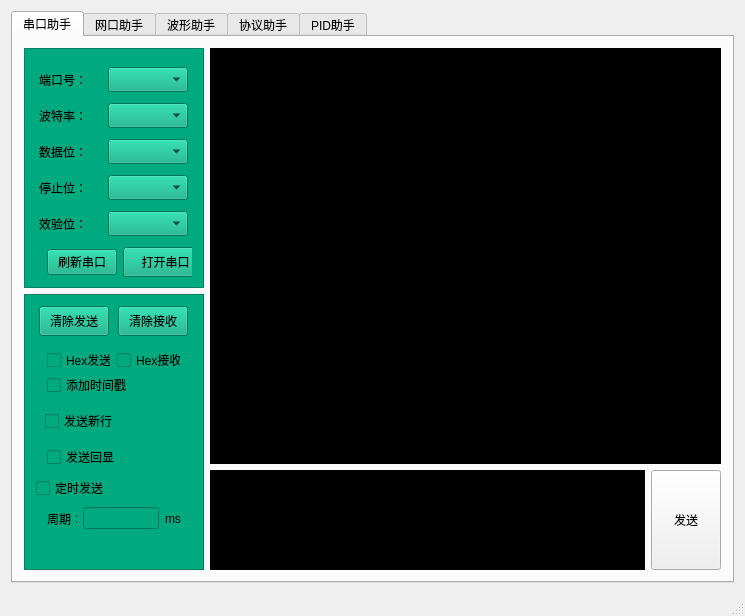
<?xml version="1.0" encoding="UTF-8"?>
<ui version="4.0">
 <class>MainWindow</class>
 <widget class="QMainWindow" name="MainWindow">
  <property name="geometry">
   <rect>
    <x>0</x>
    <y>0</y>
    <width>745</width>
    <height>616</height>
   </rect>
  </property>
  <property name="windowTitle">
   <string>MainWindow</string>
  </property>
  <widget class="QWidget" name="centralWidget">
   <layout class="QGridLayout" name="gridLayout">
    <item row="0" column="0">
     <widget class="QTabWidget" name="tabWidget">
      <property name="styleSheet">
       <string notr="true">font: 14pt &quot;仿宋&quot;;</string>
      </property>
      <property name="tabPosition">
       <enum>QTabWidget::North</enum>
      </property>
      <property name="tabShape">
       <enum>QTabWidget::Rounded</enum>
      </property>
      <property name="currentIndex">
       <number>0</number>
      </property>
      <property name="elideMode">
       <enum>Qt::ElideLeft</enum>
      </property>
      <widget class="QWidget" name="tab">
       <attribute name="title">
        <string>串口助手</string>
       </attribute>
       <layout class="QGridLayout" name="gridLayout_2">
        <item row="0" column="0">
         <widget class="QFrame" name="frame">
          <property name="minimumSize">
           <size>
            <width>180</width>
            <height>240</height>
           </size>
          </property>
          <property name="maximumSize">
           <size>
            <width>180</width>
            <height>240</height>
           </size>
          </property>
          <property name="palette">
           <palette>
            <active>
             <colorrole role="Button">
              <brush brushstyle="SolidPattern">
               <color alpha="255">
                <red>0</red>
                <green>170</green>
                <blue>127</blue>
               </color>
              </brush>
             </colorrole>
             <colorrole role="Base">
              <brush brushstyle="SolidPattern">
               <color alpha="255">
                <red>0</red>
                <green>170</green>
                <blue>127</blue>
               </color>
              </brush>
             </colorrole>
             <colorrole role="Window">
              <brush brushstyle="SolidPattern">
               <color alpha="255">
                <red>0</red>
                <green>170</green>
                <blue>127</blue>
               </color>
              </brush>
             </colorrole>
            </active>
            <inactive>
             <colorrole role="Button">
              <brush brushstyle="SolidPattern">
               <color alpha="255">
                <red>0</red>
                <green>170</green>
                <blue>127</blue>
               </color>
              </brush>
             </colorrole>
             <colorrole role="Base">
              <brush brushstyle="SolidPattern">
               <color alpha="255">
                <red>0</red>
                <green>170</green>
                <blue>127</blue>
               </color>
              </brush>
             </colorrole>
             <colorrole role="Window">
              <brush brushstyle="SolidPattern">
               <color alpha="255">
                <red>0</red>
                <green>170</green>
                <blue>127</blue>
               </color>
              </brush>
             </colorrole>
            </inactive>
            <disabled>
             <colorrole role="Button">
              <brush brushstyle="SolidPattern">
               <color alpha="255">
                <red>0</red>
                <green>170</green>
                <blue>127</blue>
               </color>
              </brush>
             </colorrole>
             <colorrole role="Base">
              <brush brushstyle="SolidPattern">
               <color alpha="255">
                <red>0</red>
                <green>170</green>
                <blue>127</blue>
               </color>
              </brush>
             </colorrole>
             <colorrole role="Window">
              <brush brushstyle="SolidPattern">
               <color alpha="255">
                <red>0</red>
                <green>170</green>
                <blue>127</blue>
               </color>
              </brush>
             </colorrole>
            </disabled>
           </palette>
          </property>
          <property name="styleSheet">
           <string notr="true">background-color: rgb(0, 170, 127);
font: 10pt &quot;仿宋&quot;;</string>
          </property>
          <property name="frameShape">
           <enum>QFrame::StyledPanel</enum>
          </property>
          <property name="frameShadow">
           <enum>QFrame::Raised</enum>
          </property>
          <layout class="QVBoxLayout" name="verticalLayout">
           <item>
            <widget class="QWidget" name="widget_7" native="true">
             <property name="minimumSize">
              <size>
               <width>0</width>
               <height>30</height>
              </size>
             </property>
             <property name="maximumSize">
              <size>
               <width>16777215</width>
               <height>20</height>
              </size>
             </property>
             <layout class="QGridLayout" name="gridLayout_6">
              <property name="leftMargin">
               <number>0</number>
              </property>
              <property name="topMargin">
               <number>0</number>
              </property>
              <property name="rightMargin">
               <number>0</number>
              </property>
              <property name="bottomMargin">
               <number>0</number>
              </property>
              <item row="0" column="0">
               <widget class="QLabel" name="label">
                <property name="minimumSize">
                 <size>
                  <width>60</width>
                  <height>20</height>
                 </size>
                </property>
                <property name="maximumSize">
                 <size>
                  <width>60</width>
                  <height>16777215</height>
                 </size>
                </property>
                <property name="text">
                 <string>端口号：</string>
                </property>
               </widget>
              </item>
              <item row="0" column="1">
               <widget class="QComboBox" name="comboBox_Port">
                <property name="minimumSize">
                 <size>
                  <width>80</width>
                  <height>25</height>
                 </size>
                </property>
                <property name="maximumSize">
                 <size>
                  <width>80</width>
                  <height>16777215</height>
                 </size>
                </property>
               </widget>
              </item>
             </layout>
            </widget>
           </item>
           <item>
            <widget class="QWidget" name="widget_11" native="true">
             <property name="minimumSize">
              <size>
               <width>0</width>
               <height>30</height>
              </size>
             </property>
             <property name="maximumSize">
              <size>
               <width>16777215</width>
               <height>20</height>
              </size>
             </property>
             <layout class="QHBoxLayout" name="horizontalLayout_10">
              <property name="leftMargin">
               <number>0</number>
              </property>
              <property name="topMargin">
               <number>0</number>
              </property>
              <property name="rightMargin">
               <number>0</number>
              </property>
              <property name="bottomMargin">
               <number>0</number>
              </property>
              <item>
               <widget class="QLabel" name="label_2">
                <property name="minimumSize">
                 <size>
                  <width>0</width>
                  <height>20</height>
                 </size>
                </property>
                <property name="maximumSize">
                 <size>
                  <width>60</width>
                  <height>16777215</height>
                 </size>
                </property>
                <property name="text">
                 <string>波特率：</string>
                </property>
               </widget>
              </item>
              <item>
               <widget class="QComboBox" name="comboBox_Baud">
                <property name="minimumSize">
                 <size>
                  <width>80</width>
                  <height>25</height>
                 </size>
                </property>
                <property name="maximumSize">
                 <size>
                  <width>80</width>
                  <height>16777215</height>
                 </size>
                </property>
               </widget>
              </item>
             </layout>
            </widget>
           </item>
           <item>
            <widget class="QWidget" name="widget_12" native="true">
             <property name="minimumSize">
              <size>
               <width>0</width>
               <height>30</height>
              </size>
             </property>
             <property name="maximumSize">
              <size>
               <width>16777215</width>
               <height>20</height>
              </size>
             </property>
             <layout class="QHBoxLayout" name="horizontalLayout_11">
              <property name="leftMargin">
               <number>0</number>
              </property>
              <property name="topMargin">
               <number>0</number>
              </property>
              <property name="rightMargin">
               <number>0</number>
              </property>
              <property name="bottomMargin">
               <number>0</number>
              </property>
              <item>
               <widget class="QLabel" name="label_3">
                <property name="minimumSize">
                 <size>
                  <width>0</width>
                  <height>20</height>
                 </size>
                </property>
                <property name="maximumSize">
                 <size>
                  <width>60</width>
                  <height>16777215</height>
                 </size>
                </property>
                <property name="text">
                 <string>数据位：</string>
                </property>
               </widget>
              </item>
              <item>
               <widget class="QComboBox" name="comboBox_DataBit">
                <property name="minimumSize">
                 <size>
                  <width>80</width>
                  <height>25</height>
                 </size>
                </property>
                <property name="maximumSize">
                 <size>
                  <width>80</width>
                  <height>16777215</height>
                 </size>
                </property>
               </widget>
              </item>
             </layout>
            </widget>
           </item>
           <item>
            <widget class="QWidget" name="widget_13" native="true">
             <property name="minimumSize">
              <size>
               <width>0</width>
               <height>30</height>
              </size>
             </property>
             <property name="maximumSize">
              <size>
               <width>16777215</width>
               <height>20</height>
              </size>
             </property>
             <layout class="QHBoxLayout" name="horizontalLayout_12">
              <property name="leftMargin">
               <number>0</number>
              </property>
              <property name="topMargin">
               <number>0</number>
              </property>
              <property name="rightMargin">
               <number>0</number>
              </property>
              <property name="bottomMargin">
               <number>0</number>
              </property>
              <item>
               <widget class="QLabel" name="label_4">
                <property name="minimumSize">
                 <size>
                  <width>60</width>
                  <height>20</height>
                 </size>
                </property>
                <property name="maximumSize">
                 <size>
                  <width>60</width>
                  <height>16777215</height>
                 </size>
                </property>
                <property name="text">
                 <string>停止位：</string>
                </property>
               </widget>
              </item>
              <item>
               <widget class="QComboBox" name="comboBox_StopBit">
                <property name="minimumSize">
                 <size>
                  <width>80</width>
                  <height>25</height>
                 </size>
                </property>
                <property name="maximumSize">
                 <size>
                  <width>80</width>
                  <height>16777215</height>
                 </size>
                </property>
               </widget>
              </item>
             </layout>
            </widget>
           </item>
           <item>
            <widget class="QWidget" name="widget_14" native="true">
             <property name="minimumSize">
              <size>
               <width>0</width>
               <height>30</height>
              </size>
             </property>
             <property name="maximumSize">
              <size>
               <width>16777215</width>
               <height>20</height>
              </size>
             </property>
             <layout class="QHBoxLayout" name="horizontalLayout_13">
              <property name="leftMargin">
               <number>0</number>
              </property>
              <property name="topMargin">
               <number>0</number>
              </property>
              <property name="rightMargin">
               <number>0</number>
              </property>
              <property name="bottomMargin">
               <number>0</number>
              </property>
              <item>
               <widget class="QLabel" name="label_5">
                <property name="minimumSize">
                 <size>
                  <width>60</width>
                  <height>20</height>
                 </size>
                </property>
                <property name="maximumSize">
                 <size>
                  <width>60</width>
                  <height>16777215</height>
                 </size>
                </property>
                <property name="text">
                 <string>效验位：</string>
                </property>
               </widget>
              </item>
              <item>
               <widget class="QComboBox" name="comboBox_CheckBit">
                <property name="minimumSize">
                 <size>
                  <width>80</width>
                  <height>25</height>
                 </size>
                </property>
                <property name="maximumSize">
                 <size>
                  <width>80</width>
                  <height>16777215</height>
                 </size>
                </property>
               </widget>
              </item>
             </layout>
            </widget>
           </item>
           <item>
            <widget class="QWidget" name="widget_23" native="true">
             <property name="minimumSize">
              <size>
               <width>0</width>
               <height>35</height>
              </size>
             </property>
             <property name="maximumSize">
              <size>
               <width>16777215</width>
               <height>25</height>
              </size>
             </property>
             <layout class="QHBoxLayout" name="horizontalLayout_23">
              <property name="topMargin">
               <number>0</number>
              </property>
              <property name="rightMargin">
               <number>0</number>
              </property>
              <property name="bottomMargin">
               <number>0</number>
              </property>
              <item>
               <widget class="QPushButton" name="pushButton_FlushPort">
                <property name="text">
                 <string>刷新串口</string>
                </property>
               </widget>
              </item>
              <item>
               <widget class="QPushButton" name="pushButton_Open">
                <property name="minimumSize">
                 <size>
                  <width>85</width>
                  <height>30</height>
                 </size>
                </property>
                <property name="maximumSize">
                 <size>
                  <width>85</width>
                  <height>16777215</height>
                 </size>
                </property>
                <property name="text">
                 <string>打开串口</string>
                </property>
               </widget>
              </item>
             </layout>
            </widget>
           </item>
           <item>
            <spacer name="verticalSpacer">
             <property name="orientation">
              <enum>Qt::Vertical</enum>
             </property>
             <property name="sizeHint" stdset="0">
              <size>
               <width>20</width>
               <height>40</height>
              </size>
             </property>
            </spacer>
           </item>
          </layout>
         </widget>
        </item>
        <item row="2" column="1">
         <widget class="QWidget" name="widget_3" native="true">
          <property name="maximumSize">
           <size>
            <width>16777215</width>
            <height>100</height>
           </size>
          </property>
          <layout class="QHBoxLayout" name="horizontalLayout_5">
           <property name="leftMargin">
            <number>0</number>
           </property>
           <property name="topMargin">
            <number>0</number>
           </property>
           <property name="rightMargin">
            <number>0</number>
           </property>
           <property name="bottomMargin">
            <number>0</number>
           </property>
           <item>
            <widget class="QTextEdit" name="textEdit_Send">
             <property name="maximumSize">
              <size>
               <width>16777215</width>
               <height>50000</height>
              </size>
             </property>
             <property name="styleSheet">
              <string notr="true">font: 10pt &quot;仿宋&quot;;
color: rgb(255, 255, 255);
background-color: rgb(0, 0, 0);</string>
             </property>
            </widget>
           </item>
           <item>
            <widget class="QPushButton" name="pushButton_Send">
             <property name="minimumSize">
              <size>
               <width>70</width>
               <height>100</height>
              </size>
             </property>
             <property name="maximumSize">
              <size>
               <width>70</width>
               <height>100</height>
              </size>
             </property>
             <property name="text">
              <string>发送</string>
             </property>
            </widget>
           </item>
          </layout>
         </widget>
        </item>
        <item row="0" column="1" rowspan="2">
         <widget class="QTextEdit" name="textEdit_Recv">
          <property name="styleSheet">
           <string notr="true">font: 10pt &quot;仿宋&quot;;
color: rgb(255, 255, 255);
background-color: rgb(0, 0, 0);</string>
          </property>
          <property name="lineWrapMode">
           <enum>QTextEdit::WidgetWidth</enum>
          </property>
          <property name="lineWrapColumnOrWidth">
           <number>0</number>
          </property>
         </widget>
        </item>
        <item row="1" column="0" rowspan="2">
         <widget class="QFrame" name="frame_2">
          <property name="minimumSize">
           <size>
            <width>180</width>
            <height>0</height>
           </size>
          </property>
          <property name="maximumSize">
           <size>
            <width>180</width>
            <height>16777215</height>
           </size>
          </property>
          <property name="styleSheet">
           <string notr="true">background-color: rgb(0, 170, 127);
font: 10pt &quot;仿宋&quot;;</string>
          </property>
          <property name="frameShape">
           <enum>QFrame::StyledPanel</enum>
          </property>
          <property name="frameShadow">
           <enum>QFrame::Raised</enum>
          </property>
          <layout class="QVBoxLayout" name="verticalLayout_5">
           <item>
            <widget class="QWidget" name="widget_15" native="true">
             <property name="minimumSize">
              <size>
               <width>0</width>
               <height>30</height>
              </size>
             </property>
             <property name="maximumSize">
              <size>
               <width>16777215</width>
               <height>30</height>
              </size>
             </property>
             <layout class="QHBoxLayout" name="horizontalLayout_14">
              <property name="leftMargin">
               <number>0</number>
              </property>
              <property name="topMargin">
               <number>0</number>
              </property>
              <property name="rightMargin">
               <number>0</number>
              </property>
              <property name="bottomMargin">
               <number>0</number>
              </property>
              <item>
               <widget class="QPushButton" name="pushButton_2">
                <property name="minimumSize">
                 <size>
                  <width>60</width>
                  <height>30</height>
                 </size>
                </property>
                <property name="maximumSize">
                 <size>
                  <width>70</width>
                  <height>30</height>
                 </size>
                </property>
                <property name="text">
                 <string>清除发送</string>
                </property>
               </widget>
              </item>
              <item>
               <widget class="QPushButton" name="pushButton_ClearRecv">
                <property name="minimumSize">
                 <size>
                  <width>60</width>
                  <height>30</height>
                 </size>
                </property>
                <property name="maximumSize">
                 <size>
                  <width>70</width>
                  <height>30</height>
                 </size>
                </property>
                <property name="text">
                 <string>清除接收</string>
                </property>
               </widget>
              </item>
             </layout>
            </widget>
           </item>
           <item>
            <widget class="QWidget" name="widget_4" native="true">
             <property name="minimumSize">
              <size>
               <width>0</width>
               <height>25</height>
              </size>
             </property>
             <layout class="QHBoxLayout" name="horizontalLayout_2">
              <property name="bottomMargin">
               <number>0</number>
              </property>
              <item>
               <widget class="QCheckBox" name="checkBox_HexSend">
                <property name="text">
                 <string>Hex发送</string>
                </property>
               </widget>
              </item>
              <item>
               <widget class="QCheckBox" name="checkBox_HexRecv">
                <property name="text">
                 <string>Hex接收</string>
                </property>
               </widget>
              </item>
             </layout>
            </widget>
           </item>
           <item>
            <widget class="QWidget" name="widget_6" native="true">
             <property name="minimumSize">
              <size>
               <width>0</width>
               <height>25</height>
              </size>
             </property>
             <layout class="QHBoxLayout" name="horizontalLayout_4">
              <property name="topMargin">
               <number>0</number>
              </property>
              <property name="bottomMargin">
               <number>0</number>
              </property>
              <item>
               <widget class="QCheckBox" name="checkBox_EnableTime">
                <property name="text">
                 <string>添加时间戳</string>
                </property>
               </widget>
              </item>
             </layout>
            </widget>
           </item>
           <item>
            <widget class="QWidget" name="widget_22" native="true">
             <property name="minimumSize">
              <size>
               <width>0</width>
               <height>35</height>
              </size>
             </property>
             <property name="maximumSize">
              <size>
               <width>16777215</width>
               <height>35</height>
              </size>
             </property>
             <layout class="QHBoxLayout" name="horizontalLayout_22">
              <property name="leftMargin">
               <number>9</number>
              </property>
              <property name="topMargin">
               <number>0</number>
              </property>
              <property name="rightMargin">
               <number>9</number>
              </property>
              <property name="bottomMargin">
               <number>0</number>
              </property>
              <item>
               <widget class="QCheckBox" name="checkBox_SendRN">
                <property name="text">
                 <string>发送新行</string>
                </property>
               </widget>
              </item>
             </layout>
            </widget>
           </item>
           <item>
            <widget class="QWidget" name="widget_10" native="true">
             <property name="minimumSize">
              <size>
               <width>0</width>
               <height>25</height>
              </size>
             </property>
             <layout class="QHBoxLayout" name="horizontalLayout_8">
              <property name="topMargin">
               <number>0</number>
              </property>
              <property name="bottomMargin">
               <number>0</number>
              </property>
              <item>
               <widget class="QCheckBox" name="checkBox_SendDisplay">
                <property name="text">
                 <string>发送回显</string>
                </property>
               </widget>
              </item>
             </layout>
            </widget>
           </item>
           <item>
            <widget class="QCheckBox" name="checkBox">
             <property name="text">
              <string>定时发送</string>
             </property>
            </widget>
           </item>
           <item>
            <widget class="QWidget" name="widget_16" native="true">
             <property name="minimumSize">
              <size>
               <width>0</width>
               <height>25</height>
              </size>
             </property>
             <layout class="QHBoxLayout" name="horizontalLayout_15">
              <property name="topMargin">
               <number>0</number>
              </property>
              <property name="bottomMargin">
               <number>0</number>
              </property>
              <item>
               <widget class="QLabel" name="label_13">
                <property name="minimumSize">
                 <size>
                  <width>30</width>
                  <height>0</height>
                 </size>
                </property>
                <property name="text">
                 <string>周期：</string>
                </property>
               </widget>
              </item>
              <item>
               <widget class="QLineEdit" name="lineEdit_STime">
                <property name="minimumSize">
                 <size>
                  <width>70</width>
                  <height>0</height>
                 </size>
                </property>
               </widget>
              </item>
              <item>
               <widget class="QLabel" name="label_14">
                <property name="text">
                 <string>ms</string>
                </property>
               </widget>
              </item>
             </layout>
            </widget>
           </item>
           <item>
            <spacer name="verticalSpacer_2">
             <property name="orientation">
              <enum>Qt::Vertical</enum>
             </property>
             <property name="sizeHint" stdset="0">
              <size>
               <width>20</width>
               <height>40</height>
              </size>
             </property>
            </spacer>
           </item>
          </layout>
         </widget>
        </item>
       </layout>
       <zorder>frame_2</zorder>
       <zorder>textEdit_Recv</zorder>
       <zorder>widget_3</zorder>
       <zorder>frame</zorder>
      </widget>
      <widget class="QWidget" name="widget">
       <attribute name="title">
        <string>网口助手</string>
       </attribute>
       <layout class="QGridLayout" name="gridLayout_4">
        <item row="0" column="0">
         <widget class="QFrame" name="frame_3">
          <property name="minimumSize">
           <size>
            <width>140</width>
            <height>0</height>
           </size>
          </property>
          <property name="maximumSize">
           <size>
            <width>140</width>
            <height>16777215</height>
           </size>
          </property>
          <property name="styleSheet">
           <string notr="true">font: 10pt &quot;仿宋&quot;;
background-color: rgb(0, 170, 127);</string>
          </property>
          <property name="frameShape">
           <enum>QFrame::StyledPanel</enum>
          </property>
          <property name="frameShadow">
           <enum>QFrame::Raised</enum>
          </property>
          <layout class="QVBoxLayout" name="verticalLayout_2">
           <item>
            <widget class="QLabel" name="label_8">
             <property name="text">
              <string>协议类型：</string>
             </property>
            </widget>
           </item>
           <item>
            <widget class="QComboBox" name="comboBox_StackType">
             <property name="minimumSize">
              <size>
               <width>0</width>
               <height>20</height>
              </size>
             </property>
            </widget>
           </item>
           <item>
            <widget class="QLabel" name="label_9">
             <property name="text">
              <string>本地IP：</string>
             </property>
            </widget>
           </item>
           <item>
            <widget class="QLineEdit" name="lineEdit_NetIP">
             <property name="minimumSize">
              <size>
               <width>0</width>
               <height>20</height>
              </size>
             </property>
            </widget>
           </item>
           <item>
            <widget class="QLabel" name="label_10">
             <property name="text">
              <string>本地端口号：</string>
             </property>
            </widget>
           </item>
           <item>
            <widget class="QLineEdit" name="lineEdit_NetPort">
             <property name="minimumSize">
              <size>
               <width>0</width>
               <height>20</height>
              </size>
             </property>
            </widget>
           </item>
           <item>
            <widget class="QPushButton" name="pushButton_3">
             <property name="minimumSize">
              <size>
               <width>0</width>
               <height>30</height>
              </size>
             </property>
             <property name="text">
              <string>连接</string>
             </property>
            </widget>
           </item>
           <item>
            <spacer name="verticalSpacer_4">
             <property name="orientation">
              <enum>Qt::Vertical</enum>
             </property>
             <property name="sizeHint" stdset="0">
              <size>
               <width>20</width>
               <height>40</height>
              </size>
             </property>
            </spacer>
           </item>
          </layout>
         </widget>
        </item>
        <item row="0" column="1" rowspan="2">
         <widget class="QTextEdit" name="textEdit">
          <property name="styleSheet">
           <string notr="true">font: 10pt &quot;仿宋&quot;;
color: rgb(255, 255, 255);
background-color: rgb(0, 0, 0);</string>
          </property>
         </widget>
        </item>
        <item row="1" column="0" rowspan="2">
         <widget class="QFrame" name="frame_4">
          <property name="minimumSize">
           <size>
            <width>140</width>
            <height>0</height>
           </size>
          </property>
          <property name="maximumSize">
           <size>
            <width>140</width>
            <height>16777215</height>
           </size>
          </property>
          <property name="styleSheet">
           <string notr="true">font: 10pt &quot;仿宋&quot;;
background-color: rgb(0, 170, 127);</string>
          </property>
          <property name="frameShape">
           <enum>QFrame::StyledPanel</enum>
          </property>
          <property name="frameShadow">
           <enum>QFrame::Raised</enum>
          </property>
          <layout class="QVBoxLayout" name="verticalLayout_3">
           <item>
            <widget class="QWidget" name="widget_2" native="true">
             <property name="minimumSize">
              <size>
               <width>0</width>
               <height>30</height>
              </size>
             </property>
             <property name="maximumSize">
              <size>
               <width>16777215</width>
               <height>30</height>
              </size>
             </property>
             <layout class="QHBoxLayout" name="horizontalLayout_3">
              <property name="leftMargin">
               <number>0</number>
              </property>
              <property name="topMargin">
               <number>0</number>
              </property>
              <property name="rightMargin">
               <number>0</number>
              </property>
              <property name="bottomMargin">
               <number>0</number>
              </property>
              <item>
               <widget class="QPushButton" name="pushButton_10">
                <property name="minimumSize">
                 <size>
                  <width>0</width>
                  <height>20</height>
                 </size>
                </property>
                <property name="text">
                 <string>清发送</string>
                </property>
               </widget>
              </item>
              <item>
               <widget class="QPushButton" name="pushButton_5">
                <property name="minimumSize">
                 <size>
                  <width>0</width>
                  <height>20</height>
                 </size>
                </property>
                <property name="text">
                 <string>清接收</string>
                </property>
               </widget>
              </item>
             </layout>
            </widget>
           </item>
           <item>
            <widget class="QCheckBox" name="checkBox_2">
             <property name="minimumSize">
              <size>
               <width>0</width>
               <height>30</height>
              </size>
             </property>
             <property name="text">
              <string>添加时间戳</string>
             </property>
            </widget>
           </item>
           <item>
            <widget class="QCheckBox" name="checkBox_3">
             <property name="minimumSize">
              <size>
               <width>0</width>
               <height>30</height>
              </size>
             </property>
             <property name="text">
              <string>Hex显示</string>
             </property>
            </widget>
           </item>
           <item>
            <widget class="QCheckBox" name="checkBox_5">
             <property name="minimumSize">
              <size>
               <width>0</width>
               <height>30</height>
              </size>
             </property>
             <property name="text">
              <string>Hex发送</string>
             </property>
            </widget>
           </item>
           <item>
            <widget class="QCheckBox" name="checkBox_6">
             <property name="minimumSize">
              <size>
               <width>0</width>
               <height>30</height>
              </size>
             </property>
             <property name="text">
              <string>定时发送</string>
             </property>
            </widget>
           </item>
           <item>
            <widget class="QWidget" name="widget_5" native="true">
             <property name="minimumSize">
              <size>
               <width>0</width>
               <height>30</height>
              </size>
             </property>
             <property name="maximumSize">
              <size>
               <width>16777215</width>
               <height>30</height>
              </size>
             </property>
             <layout class="QHBoxLayout" name="horizontalLayout_6">
              <property name="leftMargin">
               <number>0</number>
              </property>
              <property name="topMargin">
               <number>0</number>
              </property>
              <property name="rightMargin">
               <number>0</number>
              </property>
              <property name="bottomMargin">
               <number>0</number>
              </property>
              <item>
               <widget class="QLabel" name="label_11">
                <property name="text">
                 <string>周期：</string>
                </property>
               </widget>
              </item>
              <item>
               <widget class="QLineEdit" name="lineEdit_3"/>
              </item>
              <item>
               <widget class="QLabel" name="label_12">
                <property name="text">
                 <string>ms</string>
                </property>
               </widget>
              </item>
             </layout>
            </widget>
           </item>
           <item>
            <spacer name="verticalSpacer_3">
             <property name="orientation">
              <enum>Qt::Vertical</enum>
             </property>
             <property name="sizeHint" stdset="0">
              <size>
               <width>20</width>
               <height>40</height>
              </size>
             </property>
            </spacer>
           </item>
          </layout>
         </widget>
        </item>
        <item row="2" column="1">
         <widget class="QWidget" name="widget_8" native="true">
          <property name="minimumSize">
           <size>
            <width>0</width>
            <height>100</height>
           </size>
          </property>
          <property name="maximumSize">
           <size>
            <width>16777215</width>
            <height>100</height>
           </size>
          </property>
          <layout class="QHBoxLayout" name="horizontalLayout_7">
           <property name="leftMargin">
            <number>0</number>
           </property>
           <property name="topMargin">
            <number>0</number>
           </property>
           <property name="rightMargin">
            <number>0</number>
           </property>
           <property name="bottomMargin">
            <number>0</number>
           </property>
           <item>
            <widget class="QTextEdit" name="textEdit_2">
             <property name="styleSheet">
              <string notr="true">font: 10pt &quot;仿宋&quot;;
color: rgb(255, 255, 255);
background-color: rgb(0, 0, 0);</string>
             </property>
            </widget>
           </item>
           <item>
            <widget class="QPushButton" name="pushButton_8">
             <property name="minimumSize">
              <size>
               <width>70</width>
               <height>100</height>
              </size>
             </property>
             <property name="maximumSize">
              <size>
               <width>70</width>
               <height>100</height>
              </size>
             </property>
             <property name="text">
              <string>发送</string>
             </property>
            </widget>
           </item>
          </layout>
         </widget>
        </item>
       </layout>
      </widget>
      <widget class="QWidget" name="tab_2">
       <attribute name="title">
        <string>波形助手</string>
       </attribute>
       <layout class="QGridLayout" name="gridLayout_3">
        <item row="0" column="0">
         <widget class="QGroupBox" name="groupBox_6">
          <property name="maximumSize">
           <size>
            <width>16777215</width>
            <height>70</height>
           </size>
          </property>
          <property name="styleSheet">
           <string notr="true">font: 10pt &quot;仿宋&quot;;
background-color: rgb(0, 170, 127);</string>
          </property>
          <property name="title">
           <string>配置</string>
          </property>
          <layout class="QHBoxLayout" name="horizontalLayout">
           <item>
            <widget class="QLabel" name="label_15">
             <property name="text">
              <string>设备型号：</string>
             </property>
            </widget>
           </item>
           <item>
            <widget class="QComboBox" name="comboBox_SBX">
             <property name="minimumSize">
              <size>
               <width>100</width>
               <height>25</height>
              </size>
             </property>
            </widget>
           </item>
           <item>
            <spacer name="horizontalSpacer_3">
             <property name="orientation">
              <enum>Qt::Horizontal</enum>
             </property>
             <property name="sizeType">
              <enum>QSizePolicy::Fixed</enum>
             </property>
             <property name="sizeHint" stdset="0">
              <size>
               <width>10</width>
               <height>20</height>
              </size>
             </property>
            </spacer>
           </item>
           <item>
            <widget class="QLabel" name="label_16">
             <property name="text">
              <string>通讯方式：</string>
             </property>
            </widget>
           </item>
           <item>
            <widget class="QComboBox" name="comboBox_ComType">
             <property name="minimumSize">
              <size>
               <width>100</width>
               <height>25</height>
              </size>
             </property>
            </widget>
           </item>
           <item>
            <spacer name="horizontalSpacer_6">
             <property name="orientation">
              <enum>Qt::Horizontal</enum>
             </property>
             <property name="sizeType">
              <enum>QSizePolicy::Fixed</enum>
             </property>
             <property name="sizeHint" stdset="0">
              <size>
               <width>10</width>
               <height>20</height>
              </size>
             </property>
            </spacer>
           </item>
           <item>
            <widget class="QPushButton" name="pushButton_Scan">
             <property name="minimumSize">
              <size>
               <width>100</width>
               <height>30</height>
              </size>
             </property>
             <property name="text">
              <string>扫描设备</string>
             </property>
            </widget>
           </item>
           <item>
            <spacer name="horizontalSpacer">
             <property name="orientation">
              <enum>Qt::Horizontal</enum>
             </property>
             <property name="sizeHint" stdset="0">
              <size>
               <width>40</width>
               <height>20</height>
              </size>
             </property>
            </spacer>
           </item>
          </layout>
         </widget>
        </item>
        <item row="0" column="1" rowspan="4">
         <widget class="QGroupBox" name="groupBox_7">
          <property name="styleSheet">
           <string notr="true">font: 10pt &quot;仿宋&quot;;
background-color: rgb(255, 0, 255);</string>
          </property>
          <property name="title">
           <string>分析工具</string>
          </property>
          <widget class="QToolButton" name="toolButton">
           <property name="geometry">
            <rect>
             <x>10</x>
             <y>30</y>
             <width>61</width>
             <height>21</height>
            </rect>
           </property>
           <property name="text">
            <string>波形输出</string>
           </property>
          </widget>
          <widget class="QToolButton" name="toolButton_2">
           <property name="geometry">
            <rect>
             <x>10</x>
             <y>60</y>
             <width>61</width>
             <height>21</height>
            </rect>
           </property>
           <property name="text">
            <string>波形采集</string>
           </property>
          </widget>
         </widget>
        </item>
        <item row="1" column="0">
         <widget class="QGroupBox" name="groupBox_3">
          <property name="styleSheet">
           <string notr="true">font: 10pt &quot;仿宋&quot;;
background-color: rgb(0, 170, 255);</string>
          </property>
          <property name="title">
           <string>CH1</string>
          </property>
         </widget>
        </item>
        <item row="2" column="0">
         <widget class="QGroupBox" name="groupBox_4">
          <property name="styleSheet">
           <string notr="true">font: 10pt &quot;仿宋&quot;;
background-color: rgb(0, 170, 255);</string>
          </property>
          <property name="title">
           <string>CH2</string>
          </property>
         </widget>
        </item>
        <item row="3" column="0">
         <widget class="QGroupBox" name="groupBox_5">
          <property name="styleSheet">
           <string notr="true">font: 10pt &quot;仿宋&quot;;
background-color: rgb(0, 170, 255);</string>
          </property>
          <property name="title">
           <string>CH3</string>
          </property>
         </widget>
        </item>
       </layout>
      </widget>
      <widget class="QWidget" name="tab_3">
       <attribute name="title">
        <string>协议助手</string>
       </attribute>
      </widget>
      <widget class="QWidget" name="tab_4">
       <attribute name="title">
        <string>PID助手</string>
       </attribute>
      </widget>
     </widget>
    </item>
   </layout>
  </widget>
  <widget class="QStatusBar" name="statusBar"/>
 </widget>
 <layoutdefault spacing="6" margin="11"/>
 <resources/>
 <connections/>
</ui>
